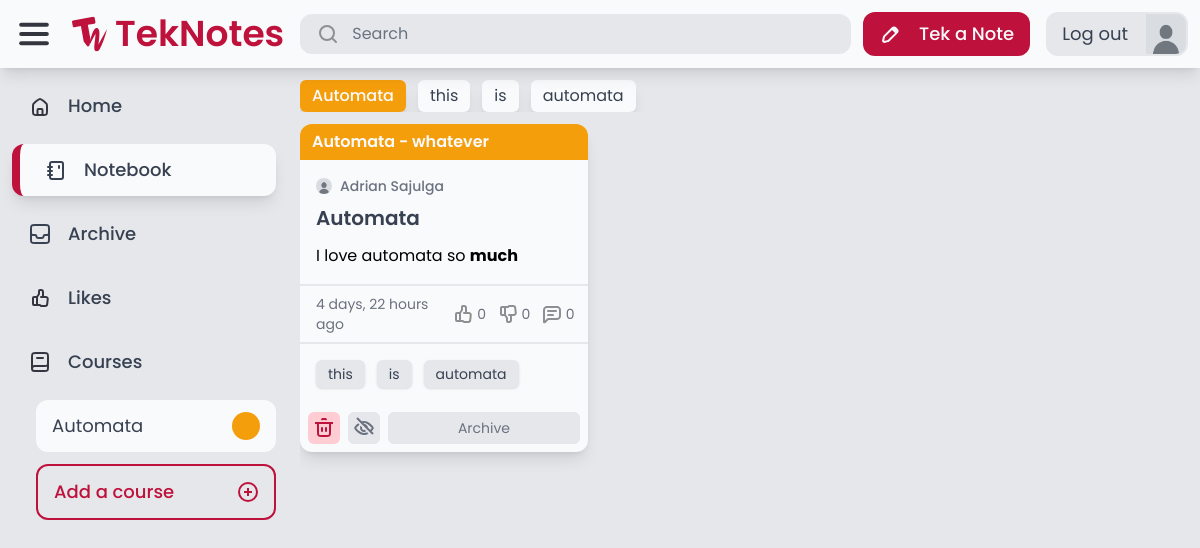
The app's page /notebook/ (signed in) with its own data.
### authentication/models.py (models this page shows, shortened)
class Profile(models.Model):
    user = models.OneToOneField(User, on_delete=models.CASCADE)
    bio = models.TextField(max_length=500, default="No bio yet.")
    avatar = models.ImageField(default="avatars/default.jpg", upload_to="avatars/")
    location = models.CharField(max_length=30, blank=True)

### course/models.py (models this page shows)
class Course(models.Model):
    COLORS = [
        ('red-500', 'Red'),
        ('orange-500', 'Orange'),
        ('amber-500', 'Amber'),
        ('lime-500', 'Lime'),
        ('green-500', 'Green'),
        ('emerald-500', 'Emerald'),
        ('teal-500', 'Teal'),
        ('cyan-500', 'Cyan'),
        ('blue-500', 'Blue'),
        ('indigo-500', 'Indigo'),
        ('violet-500', 'Violet'),
        ('purple-500', 'Purple'),
        ('fuchsia-500', 'Fuschia'),
        ('pink-500', 'Pink'),
    ]
    code = models.CharField(max_length=20)
    description = models.CharField(max_length=255)
    color = models.CharField(max_length=20, choices=COLORS, default='gray-500')
    created_by = models.ForeignKey(User, related_name='courses', on_delete=models.CASCADE)
    def __str__(self):
        return f'{self.code} - {self.description}'

### tags/models.py (models this page shows)
class Tag(models.Model):
    name = models.CharField(max_length=50, unique=True)
    def __str__(self):
        return self.name

### notes/models.py (models this page shows, shortened)
class Note(models.Model):
    title = models.CharField(max_length=255)
    content = CKEditor5Field("Text", config_name="extends", blank=True, null=True)
    course = models.ForeignKey(Course, null=True, blank=True, on_delete=models.SET_NULL)
    created_by = models.ForeignKey(User, related_name="notes", on_delete=models.CASCADE)
    created_at = models.DateTimeField(auto_now_add=True)
    modified_at = models.DateTimeField(auto_now=True)
    tags = models.ManyToManyField(Tag, related_name="notes", blank=True)
    is_archived = models.BooleanField(default=False)
    is_private = models.BooleanField(default=False)

### core/views.py (the view)
# urls.py: path("notebook/", views.notebook, name="notebook"),
@login_required
def notebook(request):
    notebook = Note.objects.filter(created_by=request.user, is_archived=False).order_by(
        "-modified_at"
    )
    courses = Course.objects.filter(note__in=notebook).distinct()
    tags = Tag.objects.filter(notes__in=notebook).distinct()
    return render(
        request,
        "core/notebook.html",
        {"notes": notebook, "courses": courses, "tags": tags},
    )

### core/context_processors.py (called while the page is built)
def courses_list(request):
    return {
        'your_courses': Course.objects.all().distinct()
    }

### core/templatetags/custom_filters.py (called while the page is built)
@register.filter
def is_liked(note, user):
    return note.likes.filter(user=user).exists()

@register.filter
def is_disliked(note, user):
    return note.dislikes.filter(user=user).exists()

### core/templates/core/notebook.html (shortened to what this page needs)
{% extends 'core/base.html' %}
{% block content %}
    {% if notes %}
        {% include 'tags/course_and_tags.html' %}
        {% include 'notes/notes.html' %}
    {% else %}
        {% include 'core/no_results.html' with message="Notes you Tek will be shown here."%}
    {% endif %}
{% endblock %}

### core/templates/core/base.html (shortened to what this page needs)
{% extends 'core/core.html' %}
{% load static %}
{% load custom_filters %}
{% block body %}
    <div class="flex flex-col h-full overflow-hidden">
        <header class="flex items-center w-full p-3 gap-3 shadow-lg z-10 bg-gray-50">
            <div class="flex flex-1 items-center gap-4">
                <img class="cursor-pointer" id="menu-icon" src="{% static 'teknotes/images/Menu.svg' %}" alt="Menu">
                <a href="/" class="flex items-center gap-2">
                    <img src="{% static 'teknotes/images/TekNotes-Logo.svg' %}" alt="Logo">
                    <p id="logo-text" class="font-semibold text-rose-700 text-4xl">TekNotes</p>
                </a>
                <form action="{% url 'advanced_search:search' %}" method="get" class="flex flex-1 max-w-[600px] px-4 py-2 rounded-xl bg-gray-200 transition-all hover:bg-gray-300 gap-3 cursor-text min-w-[0px]" onclick="this.querySelector('input[name=\'query\']').focus();">
                    <img src="{% static 'teknotes/images/Search.svg' %}" alt="Search">
                    <input name="query" class="placeholder-gray-500 w-full text-gray-700 bg-transparent border-none focus:outline-none min-w-[0px]"
                           type="text" value="{{ query }}" placeholder="Search"
                           onclick="event.stopPropagation();"/>
                </form>
            </div>
            <div class="flex items-center gap-4 h-full">
                {% if request.user.is_authenticated %}
                    <a href="{% url 'notes:tek_a_note' %}" class="flex bg-rose-700 rounded-xl gap-4 px-4 py-2 transition-all hover:shadow-lg">
                        <img src="{% static 'teknotes/images/Edit.svg' %}" alt="Edit">
                        <p class="new-note-text text-gray-50 font-medium text-lg">Tek a Note</p>
                    </a>
                    <div class="flex h-full">
                        <a href="{% url 'authentication:logout' %}" class="transition-all flex gap-4 px-4 py-2 rounded-l-xl bg-gray-200 hover:shadow-lg">
                            <p class="text-gray-700 text-lg">Log out</p>
                        </a>
                        <a href="{% url 'authentication:profile' request.user.id %}" class="transition-all flex h-full aspect-square rounded-r-xl bg-[url('{{ request.user.profile.avatar.url }}')] bg-cover border-2 border-gray-200 hover:shadow-lg"></a>
                    </div>
                {% else %}
                    <a href="{% url 'authentication:login' %}" class="flex bg-rose-700 rounded-xl gap-4 px-6 py-2 transition-all hover:shadow-lg">
                        <p class="text-gray-50 font-medium text-lg">Sign In</p>
                    </a>
                {% endif %}
            </div>
        </header>
        <main class="flex bg-gray-200 h-full overflow-hidden">
            <nav class="flex flex-col w-full max-w-72 h-full p-3 gap-3 overflow-y-auto">
                <a href="/" class="nav-elem flex rounded-xl px-4 py-3 gap-4 {% if request.path == '/' %} active-nav bg-gray-50 px-6 py-3 shadow-lg border-l-8 border-rose-700 {% endif %}">
                    <img src="{% static 'teknotes/images/Home.svg' %}" alt="Home">
                    <p class="nav-text text-lg text-gray-700 font-medium">Home</p>
                </a>
                <a href="/notebook/" class="nav-elem flex rounded-xl px-4 py-3 gap-4 {% if request.path == '/notebook/' %} active-nav bg-gray-50 px-6 py-3 shadow-lg border-l-8 border-rose-700 {% endif %}">
                    <img src="{% static 'teknotes/images/notebook.svg' %}" alt="Notebook">
                    <p class="nav-text text-lg text-gray-700 font-medium">Notebook</p>
                </a>
                <a href="/archive/" class="nav-elem flex rounded-xl px-4 py-3 gap-4 {% if request.path == '/archive/' %} active-nav bg-gray-50 px-6 py-3 shadow-lg border-l-8 border-rose-700 {% endif %}">
                    <img src="{% static 'teknotes/images/Archive.svg' %}" alt="Archive">
                    <p class="nav-text text-lg text-gray-700 font-medium">Archive</p>
                </a>
                <a href="/likes/" class="nav-elem flex rounded-xl px-4 py-3 gap-4 {% if request.path == '/likes/' %} active-nav bg-gray-50 px-6 py-3 shadow-lg border-l-8 border-rose-700 {% endif %}">
                    <img src="{% static 'teknotes/images/Likes.svg' %}" alt="Likes">
                    <p class="nav-text text-lg text-gray-700 font-medium">Likes</p>
                </a>
                <div class="nav-elem flex rounded-xl px-4 py-3 gap-4">
                    <img src="{% static 'teknotes/images/Course.svg' %}" alt="Courses">
                    <p class="nav-text text-lg text-gray-700 font-medium">Courses</p>
                </div>
                <div id="courses" class="flex flex-col pl-6 gap-3">
                    {% for course in your_courses %}
                        <a href="{% url 'advanced_search:search_by_course' course.id %}" class="group transition-all course-elem nav-elem flex rounded-xl px-4 py-3 justify-between bg-gray-50 hover:bg-{{ course.color }}">
                            <p class="course-text text-lg text-gray-700 group-hover:text-gray-50">{{ course.code }}</p>
                            <div class="rounded-full bg-{{ course.color }} group-hover:bg-gray-50 h-full min-h-7 aspect-square course-color"></div>
                        </a>
                    {% endfor %}
                    <a id="add-course" href="{% url 'course:add_a_course' %}" class="transition-all course-elem nav-elem flex rounded-xl px-4 py-3 justify-between border-2 border-rose-700 hover:bg-rose-700 text-rose-700 hover:text-gray-50 hover:font-regular">
                        <p class="course-text text-lg font-medium">Add a course</p>
                        <img src="{% static 'teknotes/images/Add.svg' %}" alt="Courses">
                    </a>
                </div>
            </nav>
            <div class="flex flex-col flex-1 h-full p-3 gap-3 overflow-hidden">
                {% block content %}
                {% endblock %}
            </div>
        </main>
    </div>
{% endblock %}

### tags/templates/tags/course_and_tags.html
{% load static %}
{% load custom_filters %}
<link rel="stylesheet" href="{% static 'teknotes/css/highlight.css' %}">
<div class="flex {% if wrap %} flex-wrap {% else %} overflow-x-auto {% endif %} gap-3 ">
    {% for course in courses %}
        <a href="{% url 'advanced_search:search_by_course' course.id %}" class="px-3 py-1 bg-{{ course.color }} rounded-md shadow-lg font-medium text-gray-50 whitespace-nowrap">{{ course.code }}</a>
    {% endfor %}
    {% for tag in tags %}
        <a href="/search/?query={{ tag.name }}" class="ncshadow px-3 py-1 {% if query in tag.name %}bg-rose-700 text-white {%else%} bg-gray-50 text-gray-700 {%endif%} rounded-md shadow-lg whitespace-nowrap">{{ tag.name }}</a>
    {% endfor %}
</div>

### notes/templates/notes/notes.html (shortened to what this page needs)
<div class="flex flex-1 {% if not no_scroll %} overflow-hidden overflow-y-auto {% endif %}">
  <div id="notes" class="flex flex-1 gap-3" style="display: none;">
    {% for note in notes %}
    <div class="note" data-note-id="{{ note.id }}">
      {% include 'notes/note.html' %}
    </div>
    {% endfor %}
  </div>
  <div id="notes-container" class="flex flex-1 gap-3"></div>
</div>

### notes/templates/notes/note.html (shortened to what this page needs)
{% load static %}
{% load custom_filters %}
<div class="rounded-xl hover:bg-gray-100 transition-all {% if note.is_private %} border-2 border-dashed border-gray-500 {% else %} bg-gray-50 shadow-lg hover:shadow-xl {% endif %}">
    <a href="{% url 'notes:note_detail' note.id %}" class="flex flex-col {% if note.is_archived %} opacity-70 {% endif %}">
        {% if note.course %}
            <div class="flex {% if note.is_private %} border-b-2 border-dashed border-gray-500 {% else %} bg-{{ note.course.color }} {% endif %} px-3 py-1.5 rounded-t-xl">
                <p class="{% if note.is_private %} text-{{ note.course.color }} {% else %} text-gray-50 {% endif %} font-semibold">{{ note.course }}</p>
            </div>
        {% endif %}
        <div class="flex flex-col p-4 gap-3 max-h-80 overflow-hidden">
            <div class="flex flex-col gap-2">
                <div class="flex gap-2 items-center">
                    <img src="{{ note.created_by.profile.avatar.url }}" alt="Profile Image" class="h-4 w-4 aspect-square rounded-full">
                    <p class="text-gray-500 font-medium text-sm">
                        {%if query%}
                            {% highlight note.created_by.first_name query "user" %} {% highlight note.created_by.last_name query "user" %}
                        {% else %}
                            {{ note.created_by.first_name }} {{ note.created_by.last_name }}
                        {% endif %}
                    </p>
                </div>
                <h1 class="text-xl text-gray-700 font-semibold">
                    {%if query%}
                        {% highlight note.title query "note_title" %}
                    {%else%}
                        {{ note.title}}
                    {%endif%}
                </h1>
            </div>
            <div class="">
                <p class="text-gray-700">
                    {%if query%}
                    {% highlight note.content query "note_detail" %}
                    {%else%}
                    {{ note.content | safe}}
                    {%endif%}
                </p>
            </div>
        </div>
        <div class="flex justify-between px-4 py-2 border-t-2 {% if note.is_private %} border-gray-500 border-dashed {% else %} border-gray-200 {% endif %}">
            <p class="text-gray-500 text-sm">{{ note.modified_at|timesince }} ago</p>
            <div class="flex gap-3">
                <div class="flex gap-0.5 items-center">
                    <img src="{% if request.user.is_authenticated and note|is_liked:request.user %}{% static 'teknotes/images/thumbed_up.svg' %}{% else %}{% static 'teknotes/images/thumb_up.svg' %}{% endif %}" alt="thumb_up">
                    <p class="text-sm {% if request.user.is_authenticated and note|is_liked:request.user %}text-yellow-500 font-medium{% else %}text-gray-500{% endif %}">{{ note.likes.count }}</p>
                </div>
                <div class="flex gap-0.5 items-center">
                    <img src="{% if request.user.is_authenticated and note|is_disliked:request.user %}{% static 'teknotes/images/thumbed_down.svg' %}{% else %}{% static 'teknotes/images/thumb_down.svg' %}{% endif %}" alt="thumb_down">
                    <p class="text-sm {% if request.user.is_authenticated and note|is_disliked:request.user %}text-yellow-500 font-medium{% else %}text-gray-500{% endif %}">{{ note.dislikes.count }}</p>
                </div>
                <div class="flex gap-0.5 items-center">
                    <img src="{% static 'teknotes/images/comment.svg' %}" alt="comment">
                    <p class="text-sm text-gray-500">{{ note.comments.count }}</p>
                </div>
            </div>
        </div>
        {% if note.tags.count > 0 %}
            <div class="flex flex-wrap p-4 gap-3 border-t-2 {% if note.is_private %} border-gray-500 border-dashed {% else %} border-gray-200 {% endif %}">
                {% for tag in note.tags.all|slice:":3" %}
                    <p class="text-sm  shadow px-3 py-1 rounded-md inline-block
                    {%if query in tag.name%}
                        bg-rose-700 text-white
                    {% elif note.is_private %}
                        bg-gray-50
                    {% else %} bg-gray-200
                    {% endif %} text-gray-700">
                    {{tag}}
                    </p>
                {% endfor %}
            </div>
        {% endif %}
    </a>
    {% if request.user == note.created_by %}
        <div class="flex rounded-b-xl overflow-hidden p-2 gap-2">
            <form action="{% url 'notes:delete_note' note.id %}" method="POST" class="flex">
                <button type="submit" class="flex items-center justify-center text-sm bg-rose-200 text-rose-700 rounded-md p-1 w-full">
                    <img src="{% static 'teknotes/images/Trash.svg' %}" alt="Trash">
                </button>
            </form>
            <form action="{% url 'notes:hide_note' note.id %}" method="POST" class="flex">
                <button type="submit" class="flex items-center justify-center text-sm {% if note.is_private %} bg-gray-50 shadow {% else %} bg-gray-200 {% endif %} text-gray-500 rounded-md p-1 w-full">
                    <img src="{% if note.is_private %}{% static 'teknotes/images/Eye.svg' %}{% else %}{% static 'teknotes/images/Eye_hidden.svg' %}{% endif %}" alt="Eye">
                </button>
            </form>
            <form action="{% url 'notes:archive_note' note.id %}" method="POST" class="flex flex-1">
                <button type="submit" class="flex items-center justify-center text-sm  {% if note.is_private %} bg-gray-50 shadow {% else %} bg-gray-200 {% endif %} text-gray-500 rounded-md py-1 w-full">
                    <p>{% if note.is_archived %}Unarchive{% else %}Archive{% endif %}</p>
                </button>
            </form>
        </div>
    {% endif %}
</div>

### static/teknotes/css/highlight.css (style rules this page uses)
.ncshadow { transition: background-color 0.5s ease, box-shadow 0.5s ease; }

### records on screen
Course: code "Automata"
Tag: name "this"
Tag: name "is"
Tag: name "automata"
Note: course "Automata - whatever", created_by.profile.avatar (placeholder picture), created_by.first_name "Adrian", created_by.last_name "Sajulga", title "Automata", content "I love automata so much", modified_at "4 days, 22 hours", likes.count "0", dislikes.count "0", comments.count "0", is_archived "Archive"
